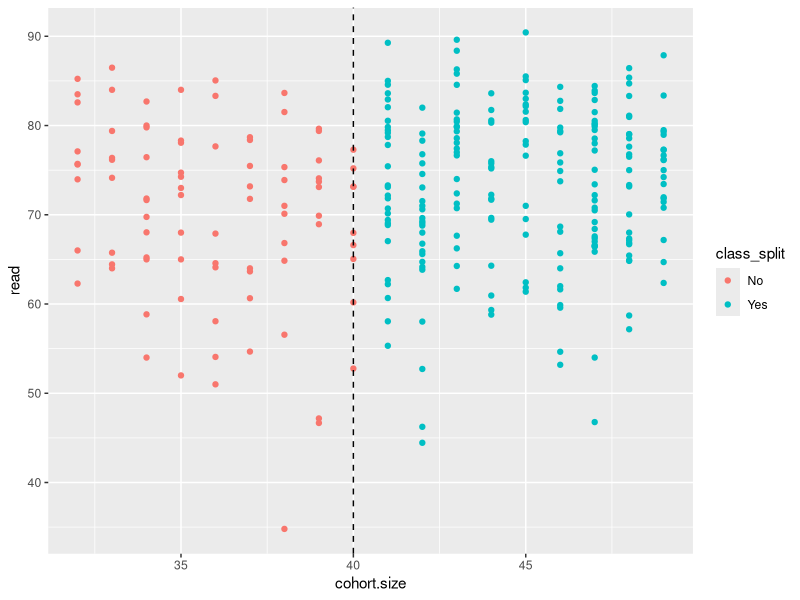
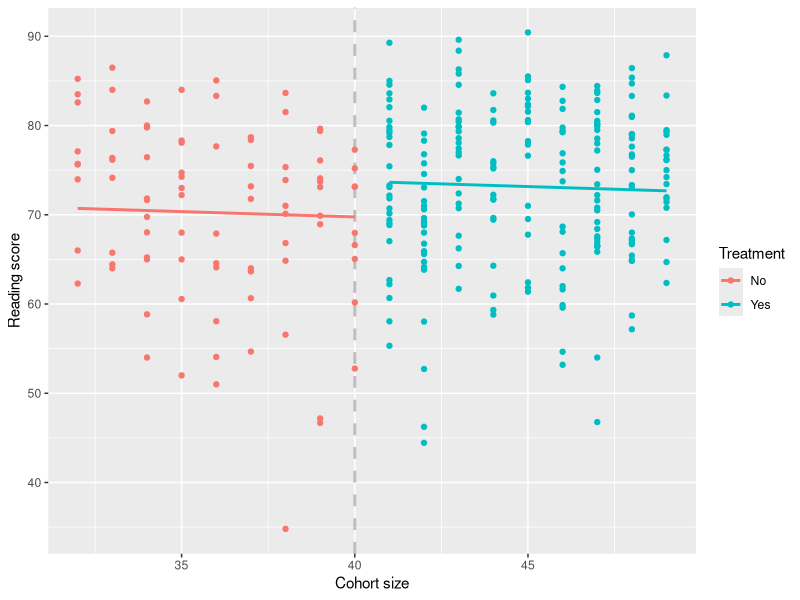
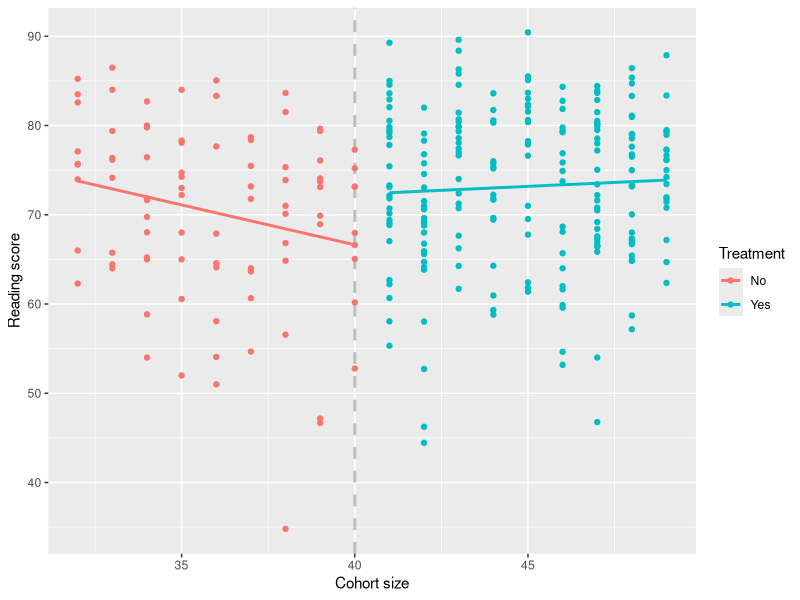
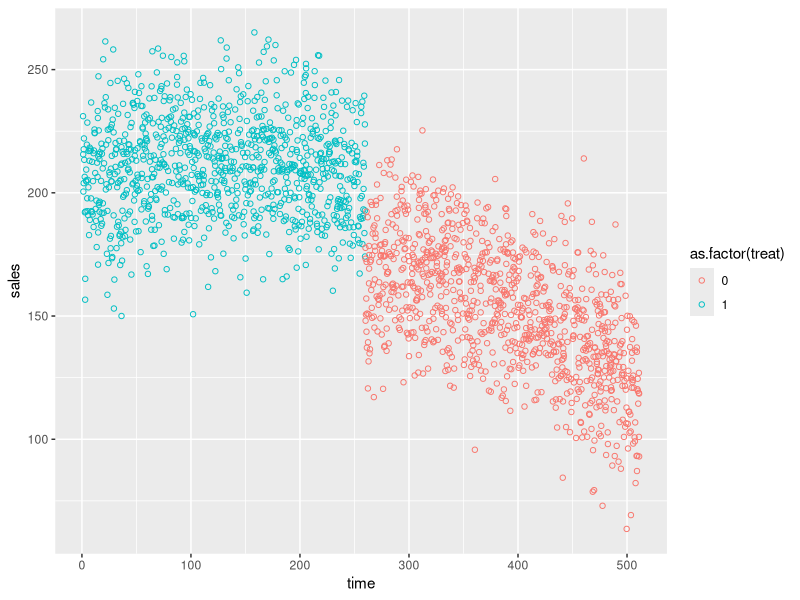
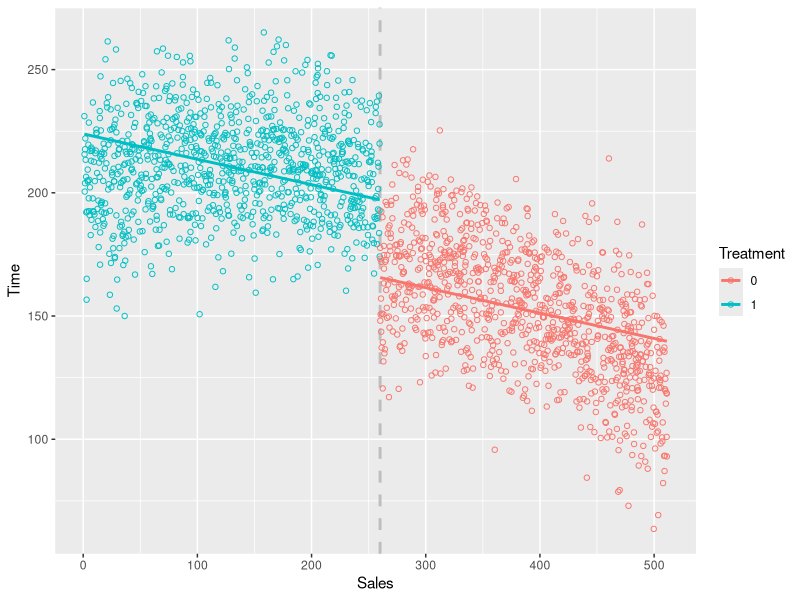
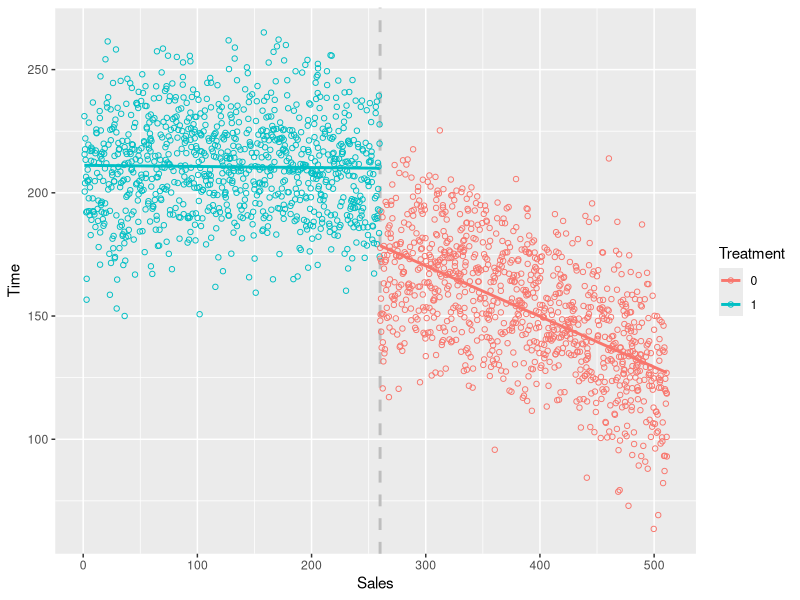

Write R code to recreate these figures, in order.
## ---- chunk 1
class_1999 = read.csv("script_class_11/class_1999.csv")
## ---- chunk 2
#| eval: true
#| echo: true
#| output: true
library(tidyverse)
ggplot(class_1999, aes(x = cohort.size, y = read, color = class_split)) + 
  geom_point() +
  geom_vline(xintercept = 40, linetype = "dashed")
## ---- chunk 3
#| eval: true
#| echo: true
#| output: true

class_1999 = class_1999 %>% 
  mutate(treatment=ifelse(cohort.size > 40, 1, 0), 
         selection=(cohort.size - 40))

rdd1 <- lm(read ~ selection + treatment, data=class_1999) 
summary(rdd1)

## ---- chunk 4
class_1999 = class_1999 %>% 
  mutate(pred=predict(rdd1))

  ggplot(class_1999, aes(x=cohort.size, y=read, col=class_split)) + 
      geom_vline(aes(xintercept=40), color = "gray", size = 1, linetype = 'dashed') + 
      geom_line(aes(y=pred), lwd=1) +
      geom_point() +
      xlab("Cohort size") +
      ylab("Reading score") +
      labs(col="Treatment")
## ---- chunk 5
#| eval: true
#| echo: true
#| output: true
#| 
rdd2 <- lm(read ~ selection*treatment, data=class_1999) 
summary(rdd2)
## ---- chunk 6
class_1999 = class_1999 %>% 
  mutate(pred2=predict(rdd2))

  ggplot(class_1999, aes(x=cohort.size, y=read, col=class_split)) + 
      geom_vline(aes(xintercept=40), color = "gray", size = 1, linetype = 'dashed') + 
      geom_line(aes(y=pred2), lwd=1) +
      geom_point() +
      xlab("Cohort size") +
      ylab("Reading score") +
      labs(col="Treatment")
## ---- chunk 7
sales = read.csv("script_class_11/sales.csv")
## ---- chunk 8
ggplot(sales, aes(x = time, y = sales, col = as.factor(treat))) + 
  geom_point(shape = 1)
## ---- chunk 9
#| eval: true
#| echo: true
#| output: true

sales = sales %>% 
  mutate(selection=(time - 260))

rdd_sales <- lm(sales ~ selection + treat, data=sales) 
summary(rdd_sales)

## ---- chunk 10
sales = sales %>% 
  mutate(pred=predict(rdd_sales))

  ggplot(sales, aes(x=time, y=sales, col=as.factor(treat))) + 
      geom_vline(aes(xintercept=260), color = "gray", size = 1, linetype = 'dashed') + 
      geom_line(aes(y=pred), lwd=1) +
      geom_point(shape = 1) +
      xlab("Sales") +
      ylab("Time") +
      labs(col="Treatment")
## ---- chunk 11
#| eval: true
#| echo: true
#| output: true

rdd_sales_inter <- lm(sales ~ selection*treat, data=sales) 
summary(rdd_sales_inter)
## ---- chunk 12

sales = sales %>% 
  mutate(pred2=predict(rdd_sales_inter))

  ggplot(sales, aes(x=time, y=sales, col=as.factor(treat))) + 
      geom_vline(aes(xintercept=260), color = "gray", size = 1, linetype = 'dashed') + 
      geom_line(aes(y=pred2), lwd=1) +
      geom_point(shape = 1) +
      xlab("Sales") +
      ylab("Time") +
      labs(col="Treatment")
